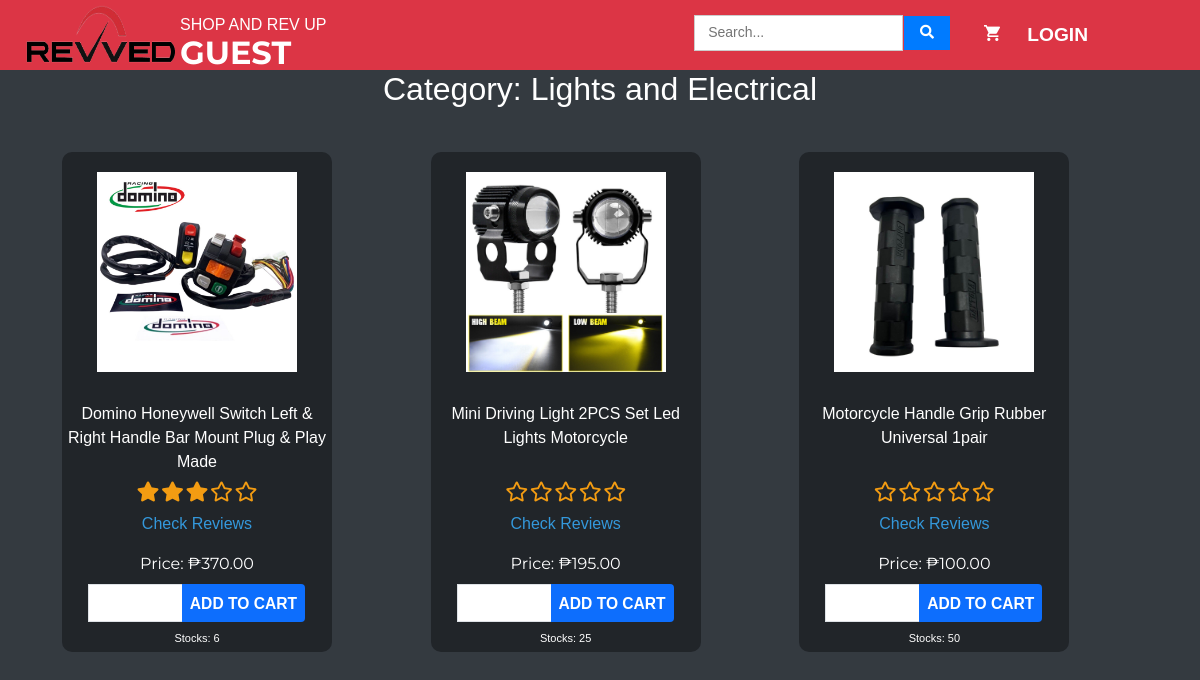
Screenshot of /ecommerce/revved/category.php?category=Lights and Electrical with the database file from the repository.
### tables this page shows
CREATE TABLE `items` (
  `item_id` int(255) NOT NULL,
  `item` varchar(255) NOT NULL,
  `item_img` varchar(255) NOT NULL,
  `price` float(9,2) NOT NULL,
  `stocks` varchar(255) NOT NULL,
  `date_added` timestamp NOT NULL DEFAULT current_timestamp(),
  `item_status` varchar(1) NOT NULL DEFAULT 'A',
  `category` varchar(255) DEFAULT NULL,
  `item_desc` varchar(255) NOT NULL
);

### ecommerce/revved/category.php (the view, shortened to what this page needs)
<?php
include "db.php";
$category = mysqli_real_escape_string($conn, $_GET['category']);
$search_query = isset($_GET['search']) ? mysqli_real_escape_string($conn, $_GET['search']) : '';
$search_condition = $search_query ? "AND items.item LIKE '%$search_query%'" : '';
$get_result = mysqli_query($conn, "SELECT items.*, IFNULL(AVG(reviews.rating), 0) AS avg_rating
                                    FROM items
                                    LEFT JOIN reviews ON items.item_id = reviews.item_id
                                    WHERE items.stocks > 0 AND items.category = '$category' $search_condition
                                    GROUP BY items.item_id
                                    ORDER BY items.item_id DESC");
?>
<!DOCTYPE html>
<html lang="en">
<head>
<link rel="stylesheet" href="https://cdnjs.cloudflare.com/ajax/libs/font-awesome/5.15.3/css/all.min.css">
<link rel="stylesheet" href="css/bootstrap.css">
</head>
<body>
<div class="toolbar">
<a href="index.php" class="home">
        <img src="img/logo.png" alt="Home" style="width: 150px; height: 60px;">
    </a>
    <h3 class="tag">Shop and Rev Up <span class="username">GUEST</span></h3>
    <div class="search-container">
        <form action="" method="GET" class="search-form">
            <input type="text" name="search" class="search-input" placeholder="Search..." value="<?php echo htmlspecialchars($search_query); ?>">
            <button type="submit" class="search-button"><i class="fas fa-search"></i></button>
        </form>
    </div>
        <a href="index.php" class="cart" id="cartLink">
            <img src="img/cart.png" alt="Cart Icon" style="width: 16px; height: 16px;">
        </a>
        <a href="login.php" class="login">LOGIN</a>
    </div>
<div class="container">
    <h2 class="text-center mb-4">Category: <?php echo htmlspecialchars($category); ?></h2>
    <div class="item-container">
        <?php while ($row = mysqli_fetch_assoc($get_result)) { ?>
            <div class="item <?php echo $row['item_status'] === 'D' ? 'deactivated' : ''; ?>">
                <img src="<?php echo $row['item_img']; ?>" alt="Item Image" class="photo">
                <p class="text"><?php echo htmlspecialchars($row['item']); ?></p>
                <div class="stars">
                    <?php
                    for ($i = 1; $i <= 5; $i++) {
                        if ($i <= $row['avg_rating']) {
                            echo '<i class="fas fa-star star filled"></i>';
                        } else {
                            echo '<i class="far fa-star star"></i>';
                        }
                    }
                    ?>
                </div>
                <p class="price">Price: ₱<?php echo $row['price']; ?></p>
                <?php if ($row['item_status'] !== 'D') { ?>
                    <form action="index.php" method="get" class="input-group">
                        <input type="number" class="form-control" name="cart_qty" min="1" max="<?php echo $row['stocks']; ?>">
                        <input type="submit" value="Add to Cart" class="btn btn-primary" id="addToCartBtn">
                    </form>
                <?php } ?>
                <p class="stock-info">Stocks: <?php echo $row['stocks']; ?></p>
                <a href="common_user/disp_rev.php?item_id=<?php echo $row['item_id']; ?>" class="review">Check Reviews</a>
            </div>
        <?php } ?>
    </div>
</div>
</body>
</html>

### ecommerce/revved/category.php (style rules this page uses)
body { background-color: #343a40; color: #ffffff; font-family: Arial, sans-serif; }
.btn { display: inline-block; font-weight: bold; text-transform: uppercase; white-space: nowrap; vertical-align: middle; user-select: none; border: none; padding: 0.375rem 0.75rem; font-size: 1.2rem; line-height: 1.5; border-radius: 0.25rem; transition: color 0.15s ease-in-out, background-color 0.15s ease-in-out; }
.item-container { display: grid; grid-template-columns: repeat(auto-fit, minmax(270px, 1fr)); gap: 10px; padding: 10px; max-width: 100%; margin: 0 auto; width: 100%; }
.item-container .item { width: 270px; margin: 10px; }
.item { text-align: center; background-color: #212529; padding-top: 100px; padding-bottom: 400px; padding-left: 110px; padding-right: 110px; border-radius: 10px; position: relative; display: flex; flex-direction: column; justify-content: center; align-items: center; }
.item img { width: 200px; height: 200px; cursor: pointer; margin-top: -80px; }
.item-container .form-control { min-width: 50px; }
.item-container .btn-primary { padding: 0.25rem 0.5rem; font-size: 0.975rem; }
.item-container .input-group { position: absolute; bottom: 30px; left: 50%; transform: translateX(-50%); width: 80%; }
.photo { position: absolute; top: 100px; }
.text { position: absolute; top: 250px; }
.price { position: absolute; top: 400px; color: #fff; font-family: 'Montserrat', sans-serif; }
.stock-info { position: absolute; font-size: 11px; bottom: -10px; left: 50%; transform: translateX(-50%); z-index: 1; }
.review { position: absolute; top: 350px; color: white; }
.login { position: absolute; right: 100px; top: 15px; display: inline-block; font-family: Arial, sans-serif; font-weight: bold; text-transform: uppercase; white-space: nowrap; vertical-align: middle; user-select: none; border: none; padding: 0.375rem 0.75rem; font-size: 1.2rem; line-height: 1.5; border-radius: 0.25rem; transition: color 0.15s ease-in-out, background-color 0.15s ease-in-out; color: #fff; text-decoration: none; }
.search-container { position: absolute; display: flex; justify-content: center; right: 250px; top: 15px; }
.search-form { display: flex; align-items: center; }
.search-input { padding: 0.4rem 0.8rem; border: 1px solid #ccc; margin-right: 1px; font-size: 14px; }
.search-button { background-color: #007bff; color: #fff; border: none; padding: 0.4rem 1rem; cursor: pointer; font-size: 14px; }
.stars { display: flex; justify-content: center; align-items: center; margin-top: 90px; position: absolute; top: 0; left: 0; width: 100%; height: 100%; }
.stars .star { color: #f39c12; font-size: 20px; margin: 0 1px; }
.stars .star.filled { color: #f39c12;; }
.cart { position: absolute; display: flex; justify-content: center; right: 200px; top: 25px; }
.cart img { transition: filter 0.15s ease; }
.toolbar { background-color: #dc3545; width: 100%; margin-top: -10px; height: 80px; }
.home { position: absolute; display: flex; justify-content: center; left: 25px; top: 5px; }
.home img { transition: filter 0.15s ease; }
.tag { text-transform: uppercase; font-size: 1rem; position: absolute; display: flex; flex-direction: column; align-items: right; left: 180px; top: 15px; }
.tag .username { font-size: 2rem; font-weight: 700; font-family: 'Montserrat', sans-serif; margin: 0; }
.review { display: inline-block; margin-top: 10px; color: #3498db; text-decoration: none; transition: color 0.3s ease; }

### rows the page displays
items: item_img (picture), item "Domino Honeywell Switch Left & Right Handle Bar Mount Plug & Play Made", price "370.00", stocks "6"
items: item_img (picture), item "Mini Driving Light 2PCS Set Led Lights Motorcycle", price "195.00", stocks "25"
items: item_img (picture), item "Motorcycle Handle Grip Rubber Universal 1pair", price "100.00", stocks "50"

### other values shown
$category "Lights and Electrical"
